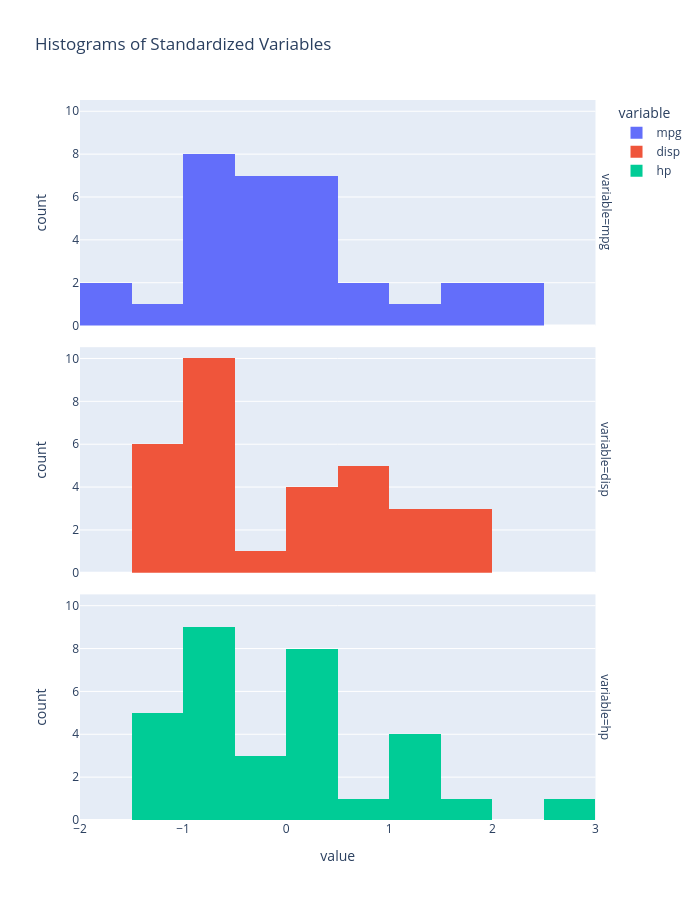

The code cell stored with this chart in its notebook:
### Code cell
fig = px.histogram(
    cars_select,
    x=['mpg', 'disp', 'hp'],
    facet_row='variable',
    nbins=10,
    title="Histograms of Standardized Variables"
)

fig.update_layout(
    height=900,
    width=700
)

fig.show()

### Figure 1 — Plotly figure (JSON) as saved in the notebook; plotly's stock layout.template omitted (floating-point values rounded to 4 significant figures)
{"data": [{"bingroup": "x", "hovertemplate": "variable=mpg<br>value=%{x}<br>count=%{y}<extra></extra>", "legendgroup": "mpg", "marker": {"color": "#636efa", "pattern": {"shape": ""}}, "name": "mpg", "nbinsx": 10, "orientation": "v", "showlegend": true, "type": "histogram", "x": [0.1533, 0.1533, 0.4567, 0.2207, -0.2344, -0.3356, -0.9762, 0.7265, 0.4567, -0.1501, -0.3861, -0.6222, -0.4704, -0.8244, -1.634, -1.634, -0.9087, 2.075, 1.738, 2.328, 0.2376, -0.7739, -0.8244, -1.145, -0.1501, 1.215, 0.9962, 1.738, -0.7233, -0.06585, -0.8582, 0.2207], "xaxis": "x3", "yaxis": "y3"}, {"bingroup": "x", "hovertemplate": "variable=disp<br>value=%{x}<br>count=%{y}<extra></extra>", "legendgroup": "disp", "marker": {"color": "#EF553B", "pattern": {"shape": ""}}, "name": "disp", "nbinsx": 10, "orientation": "v", "showlegend": true, "type": "histogram", "x": [-0.5798, -0.5798, -1.006, 0.2236, 1.06, -0.04691, 1.06, -0.6888, -0.7371, -0.5174, -0.5174, 0.3695, 0.3695, 0.3695, 1.978, 1.88, 1.716, -1.246, -1.271, -1.309, -0.9068, 0.7155, 0.6007, 0.9778, 1.388, -1.244, -0.9052, -1.112, 0.986, -0.7027, 0.5761, -0.8995], "xaxis": "x2", "yaxis": "y2"}, {"bingroup": "x", "hovertemplate": "variable=hp<br>value=%{x}<br>count=%{y}<extra></extra>", "legendgroup": "hp", "marker": {"color": "#00cc96", "pattern": {"shape": ""}}, "name": "hp", "nbinsx": 10, "orientation": "v", "showlegend": true, "type": "histogram", "x": [-0.5437, -0.5437, -0.7956, -0.5437, 0.4195, -0.6177, 1.457, -1.255, -0.7659, -0.351, -0.351, 0.4936, 0.4936, 0.4936, 0.8641, 1.012, 1.235, -1.196, -1.403, -1.21, -0.7363, 0.04909, 0.04909, 1.457, 0.4195, -1.196, -0.8252, -0.4992, 1.738, 0.4195, 2.791, -0.5585], "xaxis": "x", "yaxis": "y"}], "layout": {"annotations": [{"font": {}, "showarrow": false, "text": "variable=hp", "textangle": 90, "x": 0.98, "xanchor": "left", "xref": "paper", "y": 0.1567, "yanchor": "middle", "yref": "paper"}, {"font": {}, "showarrow": false, "text": "variable=disp", "textangle": 90, "x": 0.98, "xanchor": "left", "xref": "paper", "y": 0.5, "yanchor": "middle", "yref": "paper"}, {"font": {}, "showarrow": false, "text": "variable=mpg", "textangle": 90, "x": 0.98, "xanchor": "left", "xref": "paper", "y": 0.8433, "yanchor": "middle", "yref": "paper"}], "barmode": "relative", "height": 900, "legend": {"title": {"text": "variable"}, "tracegroupgap": 0}, "title": {"text": "Histograms of Standardized Variables"}, "width": 700, "xaxis": {"anchor": "y", "domain": [0, 0.98], "title": {"text": "value"}}, "xaxis2": {"anchor": "y2", "domain": [0, 0.98], "matches": "x", "showticklabels": false}, "xaxis3": {"anchor": "y3", "domain": [0, 0.98], "matches": "x", "showticklabels": false}, "yaxis": {"anchor": "x", "domain": [0, 0.3133], "title": {"text": "count"}}, "yaxis2": {"anchor": "x2", "domain": [0.3433, 0.6567], "matches": "y", "title": {"text": "count"}}, "yaxis3": {"anchor": "x3", "domain": [0.6867, 1.0], "matches": "y", "title": {"text": "count"}}}}
